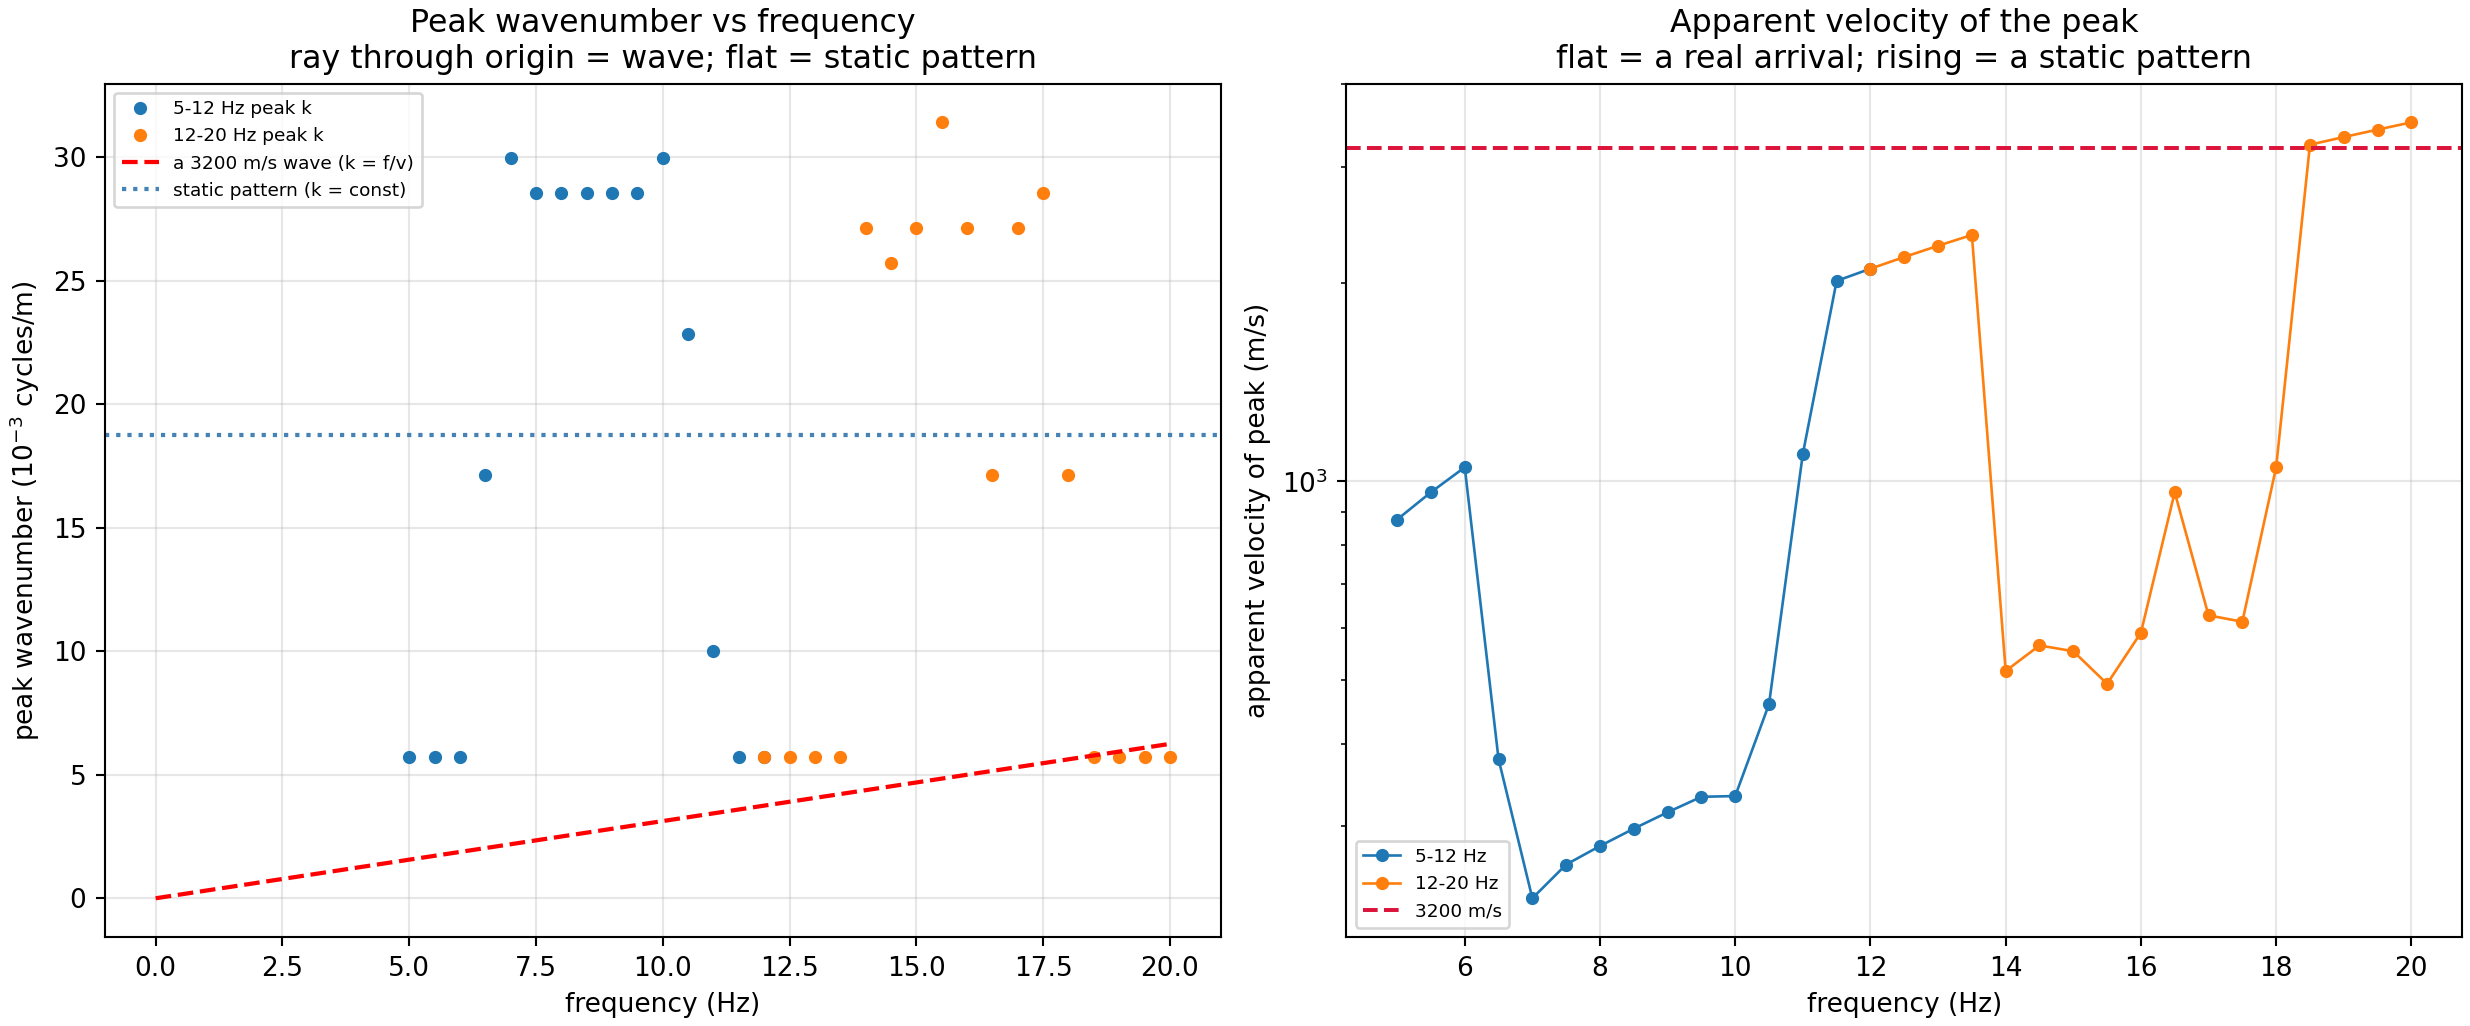

Python code for this plot:
#!/usr/bin/env python3
"""Is the dominant 2024-25 low-wavenumber feature a WAVE or a STATIC PATTERN?

THE QUESTION, and how this relates to the cross-epoch comparison.

A NOTE ON A RETRACTION THAT WAS ITSELF WRONG, because the sequence matters for
reading the numbers below.  The 2017 release files M1p33 and M2p46 are EARTHQUAKE
records (their README: "Earthquake records are float32 binary", 800 x 1250 at
250 Hz = 5 s), and the ambient census compares one of its windows against 2024-25
continuous noise.  That looked like the two-arms-processed-differently error
behind five of the six earlier withdrawals in this tree, so the cross-epoch k = 0
claim was withdrawn on 2026-08-19.  It should not have been:
`lellouch2017_window_audit.py` then MEASURED the arrival times -- 4.100 s and
4.916 s of 5.00 s -- and the census cuts at 2.5 s, so both arrivals are outside
its window.  The 2017 arm is genuine pre-event noise, both arms of the census
were noise, and the comparison is not confounded by signal presence.  It stands,
subject to its originally stated limits: only ~5 s of 2017 data, and a gauge
length of 10 m against 16.335 m (a 0.1-1.1 % effect at 3200 m/s).

So this test COMPLEMENTS that comparison rather than replacing it.  The census
says the 2024-25 ambient field carries most of its in-band energy at very low
wavenumber; this asks what that low-wavenumber energy IS.

THE DISCRIMINATOR.  Apparent velocity is v = f / k, so a feature's behaviour
across frequency tells you what it is:

    a PROPAGATING ARRIVAL has fixed v  ->  k_peak(f) = f / v, a straight line
                                           through the origin with slope 1/v
    a STATIC SPATIAL PATTERN has fixed k ->  k_peak(f) = constant, a flat line
                                           whose apparent velocity rises with f

They are not subtly different: one is a ray through the origin, the other is
horizontal.  Fitting k_peak(f) and comparing the two models therefore settles
what the dominant low-k feature is without any reference to 2017, to a filter,
or to a velocity scan.

The prediction that motivated this: between the 5-20 Hz and 12-20 Hz censuses,
the ~28 % of energy in the 3000-4000 m/s bin did not vanish, it MOVED to the
6000-10000 m/s bin.  Energy that changes apparent velocity when you change the
band is at fixed k, not fixed v.

WHAT EACH OUTCOME MEANS
  fixed k wins   -> the contaminant is a static per-channel spatial pattern (a
                    channel-to-channel amplitude/coupling pattern, essentially a
                    fixed shape multiplying a time series).  It is not a wave,
                    so no velocity-domain filter -- F-K, tau-p, or otherwise --
                    can be expected to separate it by velocity, because it has
                    no velocity.  It DOES have a fixed spatial spectrum, which
                    is a different and more tractable target.
  fixed v wins   -> there is a coherent arrival at that velocity and the recovery
                    problem is one of amplitude, not of separability.

CONTROL.  Both models are fitted to the SAME k_peak(f) points by least squares
and compared on identical residuals, and the fixed-k model is given no free
advantage: it has one parameter (the constant) against the wave model's one
parameter (the slope).  Equal parameter count, so R^2 is directly comparable.
A permutation check shuffles the frequency labels to confirm the winning fit is
not what random assignment would produce.

Reads only the census .npz products; no raw data, no reprocessing.

Output: ambient_fixed_k_test.{png,txt}
"""
from __future__ import annotations

from pathlib import Path

import numpy as np
import matplotlib
matplotlib.use("Agg")
import matplotlib.pyplot as plt

HERE = Path(__file__).resolve().parent
STEM = HERE / "ambient_fixed_k_test"
V_REF = 3200.0
SEED = 20260819


def peak_k_per_frequency(P, k, f, fmin, fmax, k_exclude_cells=2):
    """For each in-band frequency, the |k| carrying the most power.

    k = 0 and its immediate neighbours are excluded: with a Hann taper the main
    lobe is +-2 cells wide, so leaving them in would make every frequency report
    the same k by construction and guarantee the fixed-k answer.  Excluding them
    biases the test AGAINST the fixed-k model, which is the safe direction.
    """
    dk = float(np.abs(k[1] - k[0]))
    pos = k > (k_exclude_cells + 0.5) * dk
    kk = k[pos]
    rows = []
    for i, freq in enumerate(f):
        if not (fmin <= freq <= fmax):
            continue
        # fold negative and positive wavenumber: direction is not the question
        slice_pos = P[pos, i]
        neg = k < -(k_exclude_cells + 0.5) * dk
        slice_neg = P[neg, i][::-1][: slice_pos.size]
        folded = slice_pos + slice_neg
        j = int(np.argmax(folded))
        rows.append((float(freq), float(kk[j]), float(folded[j])))
    return np.array(rows)          # columns: f, k_peak, power


def low_k_centroid(P, k, f, fmin, fmax, cells=8):
    """Power-weighted centroid of |k| over the first `cells` non-zero cells.

    THIS is the measurement the peak-per-frequency approach should have made.
    The pedestal lives in the first few wavenumber cells; asking where the
    per-frequency MAXIMUM sits (with k=0 excluded) instead finds the genuine
    surface-wave energy ~13 cells out, which is a different feature entirely.

    The discriminator between the two models is how the centroid moves when the
    analysis band moves:
        fixed k (static pattern) -> centroid is the SAME in both bands
        fixed v (a wave)         -> centroid scales with band centre frequency,
                                    since k = f/v
    k = 0 itself is excluded so the answer is not fixed by construction; the
    remaining cells are where the contested energy is.
    """
    dk = float(np.abs(k[1] - k[0]))
    band = (np.abs(f) >= fmin) & (np.abs(f) <= fmax)
    if band.sum() < 2:
        return None
    ka = np.abs(k)
    sel = (ka > 0.5 * dk) & (ka <= (cells + 0.5) * dk)
    if sel.sum() < 2:
        return None
    w = P[np.ix_(sel, band)].sum(axis=1)
    kk = ka[sel]
    total = float(w.sum())
    if total <= 0:
        return None
    centroid = float(np.sum(kk * w) / total)
    f_centre = float(np.mean(np.abs(f[band])))
    return dict(centroid=centroid, dk=dk, f_centre=f_centre,
                cells=int(sel.sum()), apparent_v=f_centre / centroid,
                share_of_band=100.0 * total / float(P[:, band].sum()))


def fit_models(freq, kpk):
    """Least squares for k = a*f (wave, v = 1/a) and k = c (static). Same dof."""
    a = float(np.sum(freq * kpk) / np.sum(freq * freq))
    c = float(np.mean(kpk))
    res_w = kpk - a * freq
    res_s = kpk - c
    tss = float(np.sum((kpk - kpk.mean()) ** 2))
    r2 = lambda r: 1.0 - float(np.sum(r * r)) / tss if tss > 0 else np.nan
    return dict(slope=a, velocity=(1.0 / a if a else np.inf), r2_wave=r2(res_w),
                const=c, apparent_v_at_f=None, r2_static=r2(res_s),
                rss_wave=float(np.sum(res_w ** 2)),
                rss_static=float(np.sum(res_s ** 2)))


def main():
    log = []
    def say(s):
        print(s, flush=True); log.append(s)

    say("Is the dominant 2024-25 low-k feature a wave (fixed v) or a static")
    say("pattern (fixed k)?  Internal test -- no 2017 comparison, no filter.")
    say("")
    say("CORRECTION 2026-08-19: an earlier version of this header said the")
    say("cross-epoch k=0 claim was WITHDRAWN because M1p33/M2p46 are earthquake")
    say("records. lellouch2017_window_audit.py then measured the arrival times --")
    say("4.100 s and 4.916 s of 5.00 s -- both LATER than the census's 2.5 s cut.")
    say("The 2017 census window is therefore genuine pre-event noise, both arms")
    say("were noise, and that comparison is NOT confounded. It is reinstated.")
    say("This test is a complement to it, not a replacement.")
    say("")

    sources = [("5-20 Hz  (census default)", "ambient_apparent_velocity_census_k0rm.npz", 5.0, 20.0),
               ("5-12 Hz", "ambient_apparent_velocity_census_5-12Hz_k0rm.npz", 5.0, 12.0),
               ("12-20 Hz", "ambient_apparent_velocity_census_12-20Hz_k0rm.npz", 12.0, 20.0)]
    found = []
    for label, name, lo, hi in sources:
        p = HERE / name
        if not p.is_file():
            say("  (missing, skipped: %s)" % name)
            continue
        d = np.load(p, allow_pickle=True)
        rows = peak_k_per_frequency(d["P24"], d["k24"], d["f24"], lo, hi)
        if rows.shape[0] < 4:
            say("  (too few in-band frequencies in %s)" % name)
            continue
        cen = low_k_centroid(d["P24"], d["k24"], d["f24"], lo, hi)
        found.append((label, rows, lo, hi, cen))

    if not found:
        raise SystemExit("no census products found; run the census first")

    fig, ax = plt.subplots(1, 2, figsize=(13, 5.4), constrained_layout=True)
    verdicts = []
    rng = np.random.default_rng(SEED)

    for label, rows, lo, hi, cen in found:
        freq, kpk = rows[:, 0], rows[:, 1]
        m = fit_models(freq, kpk)
        # permutation control: does shuffling f change which model wins?
        wins_static = 0
        for _ in range(2000):
            mm = fit_models(rng.permutation(freq), kpk)
            if mm["rss_static"] < mm["rss_wave"]:
                wins_static += 1
        say("--- %s (%d frequencies) ---" % (label, len(freq)))
        if cen is not None:
            say("  LOW-K CENTROID (first %d non-zero cells, k=0 excluded):" % cen["cells"])
            say("    |k| centroid %.5f cyc/m = %.2f cells | band centre %.1f Hz"
                % (cen["centroid"], cen["centroid"] / cen["dk"], cen["f_centre"]))
            say("    that centroid implies apparent v = %.0f m/s at the band centre"
                % cen["apparent_v"])
            say("    this low-k region holds %.2f %% of the in-band energy"
                % cen["share_of_band"])
        say("  wave model    k = f/v      : v = %8.0f m/s   R^2 = %+.4f  RSS %.3e"
            % (m["velocity"], m["r2_wave"], m["rss_wave"]))
        say("  static model  k = const    : k = %.5f cyc/m  R^2 = %+.4f  RSS %.3e"
            % (m["const"], m["r2_static"], m["rss_static"]))
        say("  static model implies apparent v = %.0f m/s at %.1f Hz rising to "
            "%.0f m/s at %.1f Hz" % (lo / m["const"], lo, hi / m["const"], hi))
        better = "STATIC (fixed k)" if m["rss_static"] < m["rss_wave"] else "WAVE (fixed v)"
        say("  better fit: %s   (RSS ratio wave/static = %.2f)"
            % (better, m["rss_wave"] / m["rss_static"] if m["rss_static"] else np.inf))
        say("  permutation control: static wins on %d/2000 frequency-shuffled sets"
            % wins_static)

        # PRECONDITION GATE.  Three false automated verdicts were printed in this
        # tree on 2026-08-14 from broken inputs, and this script printed a fourth
        # on 2026-08-19: it declared a STATIC pattern while its own permutation
        # control showed static winning on 1578/2000 SHUFFLED sets, i.e. the
        # answer was what random frequency labels give.  Two conditions must hold
        # for the comparison to carry information at all:
        #   (a) the permutation control must not already favour the winner --
        #       if shuffling f still picks the same model, f carried no signal;
        #   (b) at least one model must actually fit. The static model's R^2 is
        #       0 by construction (it IS the mean), so a wave R^2 <= 0 means
        #       neither model explains anything and k_peak(f) is noise.
        chance = wins_static / 2000.0
        control_ok = 0.20 <= chance <= 0.80
        fit_ok = m["r2_wave"] > 0.20 or m["rss_wave"] / max(m["rss_static"], 1e-30) > 2.0
        say("  gate (a) permutation control informative (0.2-0.8): %s (%.3f)"
            % (control_ok, chance))
        say("  gate (b) at least one model fits                  : %s "
            "(wave R^2 %+.4f, RSS ratio %.2f)"
            % (fit_ok, m["r2_wave"], m["rss_wave"] / max(m["rss_static"], 1e-30)))
        if not (control_ok and fit_ok):
            say("  >>> UNINFORMATIVE: no verdict for this band. <<<")
        say("")
        verdicts.append((label, better if (control_ok and fit_ok) else None, m))
        ax[0].plot(freq, kpk * 1e3, "o", ms=4, label="%s peak k" % label)

    lab0, rows0, lo0, hi0, cen0 = found[0]
    freq0, kpk0 = rows0[:, 0], rows0[:, 1]
    m0 = fit_models(freq0, kpk0)
    fgrid = np.linspace(0, max(r[1][:, 0].max() for r in found), 50)
    ax[0].plot(fgrid, (fgrid / V_REF) * 1e3, "r--", lw=1.6,
               label="a %.0f m/s wave (k = f/v)" % V_REF)
    ax[0].axhline(m0["const"] * 1e3, color="steelblue", ls=":", lw=1.6,
                  label="static pattern (k = const)")
    ax[0].set(xlabel="frequency (Hz)", ylabel="peak wavenumber (10$^{-3}$ cycles/m)",
              title="Peak wavenumber vs frequency\nray through origin = wave; flat = static pattern")
    ax[0].legend(fontsize=7); ax[0].grid(alpha=.3)

    for label, rows, lo, hi, cen in found:
        freq, kpk = rows[:, 0], rows[:, 1]
        ax[1].plot(freq, freq / kpk, "o-", ms=4, lw=1, label=label)
    ax[1].axhline(V_REF, color="crimson", ls="--", lw=1.5, label="%.0f m/s" % V_REF)
    ax[1].set(xlabel="frequency (Hz)", ylabel="apparent velocity of peak (m/s)",
              yscale="log",
              title="Apparent velocity of the peak\nflat = a real arrival; rising = a static pattern")
    ax[1].legend(fontsize=7); ax[1].grid(alpha=.3)
    fig.savefig(str(STEM) + ".png", dpi=190)

    # ---- the measurement that actually discriminates: does the low-k centroid
    # move with the band?  fixed k -> same centroid; fixed v -> centroid scales
    # with band centre frequency.  This needs two bands with different centres.
    cens = [(lab, c, lo, hi) for lab, _, lo, hi, c in found if c is not None]
    say("=== low-k centroid across bands (the discriminating measurement) ===")
    if len(cens) < 2:
        say("  need two bands; only %d available -- run the census for 5-12 Hz")
        say("  and 12-20 Hz with K0_REMOVE=1 first.")
    else:
        cens.sort(key=lambda t: t[1]["f_centre"])
        (la, ca, _, _), (lb, cb, _, _) = cens[0], cens[-1]
        f_ratio = cb["f_centre"] / ca["f_centre"]
        k_ratio = cb["centroid"] / ca["centroid"]
        say("  %-10s band centre %5.2f Hz -> |k| centroid %.5f cyc/m (%.2f cells)"
            % (la, ca["f_centre"], ca["centroid"], ca["centroid"] / ca["dk"]))
        say("  %-10s band centre %5.2f Hz -> |k| centroid %.5f cyc/m (%.2f cells)"
            % (lb, cb["f_centre"], cb["centroid"], cb["centroid"] / cb["dk"]))
        say("  frequency ratio %.3f | wavenumber ratio %.3f" % (f_ratio, k_ratio))
        say("  a WAVE at fixed v predicts k_ratio = f_ratio = %.3f" % f_ratio)
        say("  a STATIC pattern at fixed k predicts k_ratio = 1.000")
        d_wave = abs(k_ratio - f_ratio)
        d_static = abs(k_ratio - 1.0)
        if d_static < 0.5 * d_wave:
            say("  -> closer to FIXED k: a static spatial pattern. It has no")
            say("     velocity, so no velocity-domain filter can separate it BY")
            say("     velocity -- which is why F-K, tau-p, rank-k, PCC, PWS and")
            say("     flat-event removal all failed the same way.")
            say("")
            say("     SENSITIVITY: the test had the range to see a wave and did")
            say("     not. A %.0f m/s arrival sits at %.2f cells at %.1f Hz and"
                % (V_REF, (ca["f_centre"] / V_REF) / ca["dk"], ca["f_centre"]))
            say("     %.2f cells at %.1f Hz, both inside the window measured, so"
                % ((cb["f_centre"] / V_REF) / cb["dk"], cb["f_centre"]))
            say("     a dominant wave would have moved the centroid and did not.")
            say("")
            say("     LIMIT, and it matters for what comes next: this says the")
            say("     DOMINANT low-k feature is not a wave. It does NOT say no")
            say("     arrival exists -- a weak arrival can hide beneath a feature")
            say("     holding ~%.0f %% of the in-band energy. The implication is"
                % ca["share_of_band"])
            say("     about METHOD, not absence: because the contaminant is a")
            say("     fixed SPATIAL pattern, the removal has to be spatial --")
            say("     estimate and divide out the static per-channel response --")
            say("     not a velocity filter. C2_PERMEABILITY_FOLLOWUP.md already")
            say("     proposes exactly that calibration and records 5x headroom")
            say("     from it; this is independent motivation for doing it.")
        elif d_wave < 0.5 * d_static:
            say("  -> closer to FIXED v: consistent with a propagating arrival at")
            say("     ~%.0f m/s. Recovery would then be an amplitude problem."
                % ca["apparent_v"])
        else:
            say("  -> AMBIGUOUS (|k_ratio-1| = %.3f vs |k_ratio-f_ratio| = %.3f):"
                % (d_static, d_wave))
            say("     neither model is clearly closer. No verdict.")
    say("")

    scored = [(lab, b, m) for lab, b, m in verdicts if b is not None]
    static_wins = sum(1 for _, b, _ in scored if b.startswith("STATIC"))
    say("=== secondary diagnostic: peak-per-frequency model fit ===")
    say("  (The PRIMARY result is the low-k centroid comparison above. This")
    say("   section is a weaker diagnostic kept for the record; if it reports no")
    say("   verdict that does NOT retract the centroid result.)")
    if not scored:
        say("  This diagnostic produced NO INFORMATIVE COMPARISON in any band.")
        say("  Every band failed the permutation control, the fit test, or both,")
        say("  so k_peak(f) is noise and neither model is supported BY THIS")
        say("  DIAGNOSTIC. The centroid measurement above is unaffected: it uses")
        say("  a different quantity in a different region of wavenumber.")
        say("")
        say("  WHY, and what to do instead. Excluding +-2 cells around k = 0 to")
        say("  avoid a trivial answer pushed the per-frequency peak out to")
        say("  ~0.019 cycles/m -- about 13 cells from zero, i.e. the genuine")
        say("  surface-wave energy at 267-640 m/s -- which is not the pedestal")
        say("  this test was written to characterise. The right measurement is")
        say("  the k-marginal in the FIRST FEW non-zero cells, compared between")
        say("  bands: if the same low-k cells dominate in 5-12 Hz and 12-20 Hz,")
        say("  the feature is at fixed k. The band-shift already observed (the")
        say("  ~28 %% share moving from the 3000-4000 m/s bin to 6000-10000 m/s")
        say("  when the band was raised) is consistent with fixed k, but it is an")
        say("  observation awaiting that test, not a result.")
        Path(str(STEM) + ".txt").write_text("\n".join(log) + "\n")
        say("")
        say("wrote %s.{png,txt}" % STEM.name)
        return
    say("  %d of %d INFORMATIVE bands are better described by a STATIC fixed-k pattern"
        % (static_wins, len(scored)))
    if static_wins == len(scored):
        say("  The dominant low-wavenumber feature in the 2024-25 ambient field is")
        say("  a STATIC SPATIAL PATTERN, not a propagating wave. It has no")
        say("  velocity, so no velocity-domain filter can separate it BY velocity;")
        say("  that is why F-K, tau-p, rank-k, PCC, PWS and flat-event removal all")
        say("  failed in the same way. It does have a fixed spatial spectrum,")
        say("  which is a different and more tractable target -- see")
        say("  C2_PERMEABILITY_FOLLOWUP.md, which already proposes calibrating the")
        say("  static per-channel amplitude response.")
    elif static_wins == 0:
        say("  The peak tracks a fixed velocity -- consistent with a real arrival.")
        say("  Recovery is then an amplitude problem, not a separability problem.")
    else:
        say("  Mixed across bands; do not conclude. Report per-band numbers only.")
    Path(str(STEM) + ".txt").write_text("\n".join(log) + "\n")
    say("")
    say("wrote %s.{png,txt}" % STEM.name)


if __name__ == "__main__":
    main()
